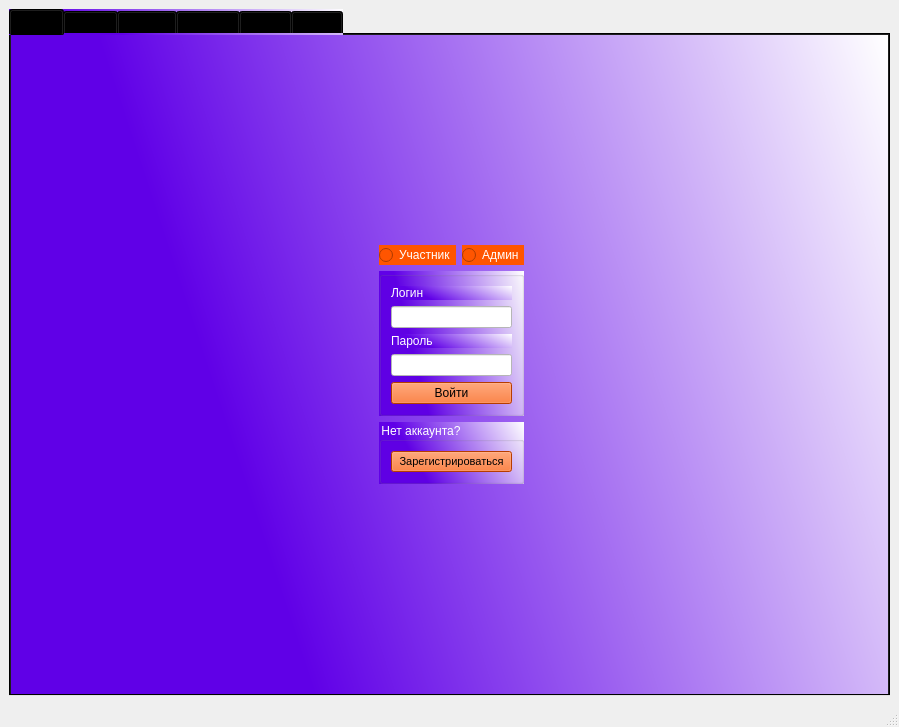
<?xml version="1.0" encoding="UTF-8"?>
<ui version="4.0">
 <class>MainWindow</class>
 <widget class="QMainWindow" name="MainWindow">
  <property name="geometry">
   <rect>
    <x>0</x>
    <y>0</y>
    <width>899</width>
    <height>727</height>
   </rect>
  </property>
  <property name="windowTitle">
   <string>MainWindow</string>
  </property>
  <widget class="QWidget" name="centralwidget">
   <layout class="QGridLayout" name="gridLayout">
    <item row="0" column="1">
     <widget class="QTabWidget" name="tabWidget">
      <property name="styleSheet">
       <string notr="true">background-color: qlineargradient(spread:pad, x1:0.15, y1:0.21, x2:1, y2:0, stop:0 rgba(96, 0, 231, 255), stop:1 rgba(255, 255, 255, 255));</string>
      </property>
      <property name="currentIndex">
       <number>0</number>
      </property>
      <widget class="QWidget" name="tab">
       <attribute name="title">
        <string>Tab 1</string>
       </attribute>
       <layout class="QVBoxLayout" name="verticalLayout_6">
        <item>
         <spacer name="verticalSpacer">
          <property name="orientation">
           <enum>Qt::Vertical</enum>
          </property>
          <property name="sizeHint" stdset="0">
           <size>
            <width>20</width>
            <height>143</height>
           </size>
          </property>
         </spacer>
        </item>
        <item>
         <layout class="QHBoxLayout" name="horizontalLayout_6">
          <item>
           <spacer name="horizontalSpacer_10">
            <property name="orientation">
             <enum>Qt::Horizontal</enum>
            </property>
            <property name="sizeHint" stdset="0">
             <size>
              <width>40</width>
              <height>20</height>
             </size>
            </property>
           </spacer>
          </item>
          <item>
           <layout class="QHBoxLayout" name="horizontalLayout_2">
            <item>
             <spacer name="horizontalSpacer">
              <property name="orientation">
               <enum>Qt::Horizontal</enum>
              </property>
              <property name="sizeHint" stdset="0">
               <size>
                <width>357</width>
                <height>20</height>
               </size>
              </property>
             </spacer>
            </item>
            <item>
             <layout class="QVBoxLayout" name="verticalLayout_4">
              <item>
               <layout class="QHBoxLayout" name="horizontalLayout">
                <item>
                 <widget class="QRadioButton" name="rBPlayer">
                  <property name="styleSheet">
                   <string notr="true">color: rgb(255, 255, 255);
background-color: rgb(255, 85, 0);</string>
                  </property>
                  <property name="text">
                   <string>Участник</string>
                  </property>
                 </widget>
                </item>
                <item>
                 <widget class="QRadioButton" name="rBAdmin">
                  <property name="styleSheet">
                   <string notr="true">color: rgb(255, 255, 255);
background-color: rgb(255, 85, 0);</string>
                  </property>
                  <property name="text">
                   <string>Aдмин</string>
                  </property>
                 </widget>
                </item>
               </layout>
              </item>
              <item>
               <layout class="QVBoxLayout" name="verticalLayout_3">
                <item>
                 <widget class="QGroupBox" name="groupBox">
                  <property name="styleSheet">
                   <string notr="true">background-color: qlineargradient(spread:pad, x1:0.4, y1:0.4, x2:1, y2:0, stop:0 rgba(153, 24, 210, 255), stop:1 rgba(255, 255, 255, 255));
background-color: qlineargradient(spread:pad, x1:0.15, y1:0.21, x2:1, y2:0, stop:0 rgba(96, 0, 231, 255), stop:1 rgba(255, 255, 255, 255));</string>
                  </property>
                  <property name="title">
                   <string/>
                  </property>
                  <layout class="QVBoxLayout" name="verticalLayout">
                   <item>
                    <widget class="QLabel" name="label">
                     <property name="styleSheet">
                      <string notr="true">color: rgb(255, 255, 255);</string>
                     </property>
                     <property name="text">
                      <string>Логин</string>
                     </property>
                    </widget>
                   </item>
                   <item>
                    <widget class="QLineEdit" name="lELogin">
                     <property name="styleSheet">
                      <string notr="true">background-color: rgb(255, 255, 255);</string>
                     </property>
                    </widget>
                   </item>
                   <item>
                    <widget class="QLabel" name="label_2">
                     <property name="styleSheet">
                      <string notr="true">color: rgb(255, 255, 255);</string>
                     </property>
                     <property name="text">
                      <string>Пароль</string>
                     </property>
                    </widget>
                   </item>
                   <item>
                    <widget class="QLineEdit" name="lEPassword">
                     <property name="styleSheet">
                      <string notr="true">background-color: rgb(255, 255, 255);</string>
                     </property>
                     <property name="text">
                      <string/>
                     </property>
                    </widget>
                   </item>
                   <item>
                    <widget class="QPushButton" name="pushButton">
                     <property name="styleSheet">
                      <string notr="true">background-color: rgb(255, 0, 0);
alternate-background-color: rgb(255, 85, 0);
background-color: rgb(255, 85, 0);</string>
                     </property>
                     <property name="text">
                      <string>Войти</string>
                     </property>
                    </widget>
                   </item>
                  </layout>
                 </widget>
                </item>
                <item>
                 <widget class="QGroupBox" name="groupBox_2">
                  <property name="styleSheet">
                   <string notr="true">color: rgb(255, 255, 255);</string>
                  </property>
                  <property name="title">
                   <string>Нет аккаунта?</string>
                  </property>
                  <layout class="QVBoxLayout" name="verticalLayout_2">
                   <item>
                    <widget class="QPushButton" name="pBRegistr">
                     <property name="maximumSize">
                      <size>
                       <width>200</width>
                       <height>16777215</height>
                      </size>
                     </property>
                     <property name="font">
                      <font>
                       <pointsize>8</pointsize>
                      </font>
                     </property>
                     <property name="styleSheet">
                      <string notr="true">background-color: rgb(255, 85, 0);
color: rgb(0, 0, 0);</string>
                     </property>
                     <property name="text">
                      <string>Зарегистрироваться</string>
                     </property>
                    </widget>
                   </item>
                  </layout>
                 </widget>
                </item>
               </layout>
              </item>
             </layout>
            </item>
            <item>
             <spacer name="horizontalSpacer_2">
              <property name="orientation">
               <enum>Qt::Horizontal</enum>
              </property>
              <property name="sizeHint" stdset="0">
               <size>
                <width>353</width>
                <height>17</height>
               </size>
              </property>
             </spacer>
            </item>
           </layout>
          </item>
          <item>
           <spacer name="horizontalSpacer_11">
            <property name="orientation">
             <enum>Qt::Horizontal</enum>
            </property>
            <property name="sizeHint" stdset="0">
             <size>
              <width>40</width>
              <height>20</height>
             </size>
            </property>
           </spacer>
          </item>
         </layout>
        </item>
        <item>
         <spacer name="verticalSpacer_2">
          <property name="orientation">
           <enum>Qt::Vertical</enum>
          </property>
          <property name="sizeHint" stdset="0">
           <size>
            <width>20</width>
            <height>142</height>
           </size>
          </property>
         </spacer>
        </item>
       </layout>
      </widget>
      <widget class="QWidget" name="tab_2">
       <attribute name="title">
        <string>Tab 2</string>
       </attribute>
       <layout class="QVBoxLayout" name="verticalLayout_10">
        <item>
         <layout class="QHBoxLayout" name="horizontalLayout_3">
          <item>
           <spacer name="horizontalSpacer_3">
            <property name="orientation">
             <enum>Qt::Horizontal</enum>
            </property>
            <property name="sizeHint" stdset="0">
             <size>
              <width>40</width>
              <height>20</height>
             </size>
            </property>
           </spacer>
          </item>
          <item>
           <widget class="QGroupBox" name="groupBox_3">
            <property name="minimumSize">
             <size>
              <width>0</width>
              <height>70</height>
             </size>
            </property>
            <property name="styleSheet">
             <string notr="true">background-color: rgb(255, 255, 255);</string>
            </property>
            <property name="title">
             <string>Организаторы</string>
            </property>
            <layout class="QVBoxLayout" name="verticalLayout_5">
             <item>
              <widget class="QTextBrowser" name="textBrowser">
               <property name="minimumSize">
                <size>
                 <width>0</width>
                 <height>40</height>
                </size>
               </property>
               <property name="maximumSize">
                <size>
                 <width>16777215</width>
                 <height>70</height>
                </size>
               </property>
               <property name="html">
                <string>&lt;!DOCTYPE HTML PUBLIC &quot;-//W3C//DTD HTML 4.0//EN&quot; &quot;http://www.w3.org/TR/REC-html40/strict.dtd&quot;&gt;
&lt;html&gt;&lt;head&gt;&lt;meta name=&quot;qrichtext&quot; content=&quot;1&quot; /&gt;&lt;style type=&quot;text/css&quot;&gt;
p, li { white-space: pre-wrap; }
&lt;/style&gt;&lt;/head&gt;&lt;body style=&quot; font-family:'Verdana'; font-size:10pt; font-weight:400; font-style:normal;&quot;&gt;
&lt;p align=&quot;center&quot; style=&quot; margin-top:12px; margin-bottom:12px; margin-left:0px; margin-right:0px; -qt-block-indent:0; text-indent:0px;&quot;&gt;&lt;span style=&quot; font-family:'MS Shell Dlg 2'; font-size:7.8pt; font-weight:600; color:#aaaaff;&quot;&gt;Здесь вы можете найти найти или добавить организатора&lt;/span&gt;&lt;/p&gt;&lt;/body&gt;&lt;/html&gt;</string>
               </property>
              </widget>
             </item>
             <item>
              <widget class="QPushButton" name="pushButtonEXPERT">
               <property name="styleSheet">
                <string notr="true">background-color: rgb(255, 85, 0);</string>
               </property>
               <property name="text">
                <string>Перейти к организаторам</string>
               </property>
              </widget>
             </item>
            </layout>
           </widget>
          </item>
          <item>
           <spacer name="horizontalSpacer_5">
            <property name="orientation">
             <enum>Qt::Horizontal</enum>
            </property>
            <property name="sizeHint" stdset="0">
             <size>
              <width>40</width>
              <height>20</height>
             </size>
            </property>
           </spacer>
          </item>
          <item>
           <widget class="QGroupBox" name="groupBox_4">
            <property name="minimumSize">
             <size>
              <width>0</width>
              <height>70</height>
             </size>
            </property>
            <property name="styleSheet">
             <string notr="true">background-color: rgb(255, 255, 255);</string>
            </property>
            <property name="title">
             <string>Соревнования</string>
            </property>
            <layout class="QVBoxLayout" name="verticalLayout_7">
             <item>
              <widget class="QTextBrowser" name="textBrowser_2">
               <property name="minimumSize">
                <size>
                 <width>0</width>
                 <height>40</height>
                </size>
               </property>
               <property name="maximumSize">
                <size>
                 <width>16777215</width>
                 <height>70</height>
                </size>
               </property>
               <property name="html">
                <string>&lt;!DOCTYPE HTML PUBLIC &quot;-//W3C//DTD HTML 4.0//EN&quot; &quot;http://www.w3.org/TR/REC-html40/strict.dtd&quot;&gt;
&lt;html&gt;&lt;head&gt;&lt;meta name=&quot;qrichtext&quot; content=&quot;1&quot; /&gt;&lt;style type=&quot;text/css&quot;&gt;
p, li { white-space: pre-wrap; }
&lt;/style&gt;&lt;/head&gt;&lt;body style=&quot; font-family:'Verdana'; font-size:10pt; font-weight:400; font-style:normal;&quot;&gt;
&lt;p align=&quot;center&quot; style=&quot; margin-top:12px; margin-bottom:12px; margin-left:0px; margin-right:0px; -qt-block-indent:0; text-indent:0px;&quot;&gt;&lt;span style=&quot; font-family:'MS Shell Dlg 2'; font-size:7.8pt; font-weight:600; color:#aaaaff;&quot;&gt;Здесь вы можете создать новое соревнование или отредактировать его&lt;/span&gt;&lt;/p&gt;&lt;/body&gt;&lt;/html&gt;</string>
               </property>
              </widget>
             </item>
             <item>
              <widget class="QPushButton" name="pushButtonPORJIEKT">
               <property name="styleSheet">
                <string notr="true">background-color: rgb(255, 85, 0);</string>
               </property>
               <property name="text">
                <string>Перейти к соревнованиям</string>
               </property>
              </widget>
             </item>
            </layout>
           </widget>
          </item>
          <item>
           <spacer name="horizontalSpacer_4">
            <property name="orientation">
             <enum>Qt::Horizontal</enum>
            </property>
            <property name="sizeHint" stdset="0">
             <size>
              <width>40</width>
              <height>20</height>
             </size>
            </property>
           </spacer>
          </item>
         </layout>
        </item>
        <item>
         <layout class="QHBoxLayout" name="horizontalLayout_4">
          <item>
           <spacer name="horizontalSpacer_6">
            <property name="orientation">
             <enum>Qt::Horizontal</enum>
            </property>
            <property name="sizeHint" stdset="0">
             <size>
              <width>40</width>
              <height>20</height>
             </size>
            </property>
           </spacer>
          </item>
          <item>
           <widget class="QGroupBox" name="groupBox_5">
            <property name="minimumSize">
             <size>
              <width>0</width>
              <height>70</height>
             </size>
            </property>
            <property name="styleSheet">
             <string notr="true">background-color: rgb(255, 255, 255);</string>
            </property>
            <property name="title">
             <string>Участники</string>
            </property>
            <layout class="QVBoxLayout" name="verticalLayout_8">
             <item>
              <widget class="QTextBrowser" name="textBrowser_3">
               <property name="minimumSize">
                <size>
                 <width>0</width>
                 <height>40</height>
                </size>
               </property>
               <property name="maximumSize">
                <size>
                 <width>16777215</width>
                 <height>70</height>
                </size>
               </property>
               <property name="html">
                <string>&lt;!DOCTYPE HTML PUBLIC &quot;-//W3C//DTD HTML 4.0//EN&quot; &quot;http://www.w3.org/TR/REC-html40/strict.dtd&quot;&gt;
&lt;html&gt;&lt;head&gt;&lt;meta name=&quot;qrichtext&quot; content=&quot;1&quot; /&gt;&lt;style type=&quot;text/css&quot;&gt;
p, li { white-space: pre-wrap; }
&lt;/style&gt;&lt;/head&gt;&lt;body style=&quot; font-family:'Verdana'; font-size:10pt; font-weight:400; font-style:normal;&quot;&gt;
&lt;p align=&quot;center&quot; style=&quot; margin-top:12px; margin-bottom:12px; margin-left:0px; margin-right:0px; -qt-block-indent:0; text-indent:0px;&quot;&gt;&lt;span style=&quot; font-family:'MS Shell Dlg 2'; font-size:7.8pt; font-weight:600; color:#aaaaff;&quot;&gt;Здесь вы можете добавить или удалить участника&lt;/span&gt;&lt;/p&gt;&lt;/body&gt;&lt;/html&gt;</string>
               </property>
              </widget>
             </item>
             <item>
              <widget class="QPushButton" name="pushButtonParty">
               <property name="styleSheet">
                <string notr="true">background-color: rgb(255, 85, 0);</string>
               </property>
               <property name="text">
                <string>Перейти к участникам</string>
               </property>
              </widget>
             </item>
            </layout>
           </widget>
          </item>
          <item>
           <spacer name="horizontalSpacer_7">
            <property name="orientation">
             <enum>Qt::Horizontal</enum>
            </property>
            <property name="sizeHint" stdset="0">
             <size>
              <width>40</width>
              <height>20</height>
             </size>
            </property>
           </spacer>
          </item>
          <item>
           <widget class="QGroupBox" name="groupBox_6">
            <property name="minimumSize">
             <size>
              <width>0</width>
              <height>70</height>
             </size>
            </property>
            <property name="styleSheet">
             <string notr="true">background-color: rgb(255, 255, 255);</string>
            </property>
            <property name="title">
             <string>Справочные данные</string>
            </property>
            <layout class="QVBoxLayout" name="verticalLayout_9">
             <item>
              <widget class="QTextBrowser" name="textBrowser_4">
               <property name="minimumSize">
                <size>
                 <width>0</width>
                 <height>40</height>
                </size>
               </property>
               <property name="maximumSize">
                <size>
                 <width>16777215</width>
                 <height>70</height>
                </size>
               </property>
               <property name="html">
                <string>&lt;!DOCTYPE HTML PUBLIC &quot;-//W3C//DTD HTML 4.0//EN&quot; &quot;http://www.w3.org/TR/REC-html40/strict.dtd&quot;&gt;
&lt;html&gt;&lt;head&gt;&lt;meta name=&quot;qrichtext&quot; content=&quot;1&quot; /&gt;&lt;style type=&quot;text/css&quot;&gt;
p, li { white-space: pre-wrap; }
&lt;/style&gt;&lt;/head&gt;&lt;body style=&quot; font-family:'Verdana'; font-size:10pt; font-weight:400; font-style:normal;&quot;&gt;
&lt;p align=&quot;center&quot; style=&quot; margin-top:12px; margin-bottom:12px; margin-left:0px; margin-right:0px; -qt-block-indent:0; text-indent:0px;&quot;&gt;&lt;span style=&quot; font-family:'MS Shell Dlg 2'; font-size:7.8pt;&quot;&gt;Здесь вы найдете ответы на вопросы&lt;/span&gt;&lt;/p&gt;&lt;/body&gt;&lt;/html&gt;</string>
               </property>
              </widget>
             </item>
             <item>
              <widget class="QPushButton" name="pushButtonHelpData">
               <property name="styleSheet">
                <string notr="true">background-color: rgb(255, 85, 0);</string>
               </property>
               <property name="text">
                <string>Перейти к справке</string>
               </property>
              </widget>
             </item>
            </layout>
           </widget>
          </item>
          <item>
           <spacer name="horizontalSpacer_8">
            <property name="orientation">
             <enum>Qt::Horizontal</enum>
            </property>
            <property name="sizeHint" stdset="0">
             <size>
              <width>40</width>
              <height>20</height>
             </size>
            </property>
           </spacer>
          </item>
         </layout>
        </item>
        <item>
         <layout class="QHBoxLayout" name="horizontalLayout_5">
          <item>
           <spacer name="horizontalSpacer_9">
            <property name="orientation">
             <enum>Qt::Horizontal</enum>
            </property>
            <property name="sizeHint" stdset="0">
             <size>
              <width>40</width>
              <height>20</height>
             </size>
            </property>
           </spacer>
          </item>
          <item>
           <widget class="QPushButton" name="pushButton_3">
            <property name="text">
             <string>Выйти</string>
            </property>
           </widget>
          </item>
         </layout>
        </item>
       </layout>
      </widget>
      <widget class="QWidget" name="tab_3">
       <attribute name="title">
        <string>expert</string>
       </attribute>
       <widget class="QLabel" name="label_3">
        <property name="geometry">
         <rect>
          <x>30</x>
          <y>10</y>
          <width>441</width>
          <height>16</height>
         </rect>
        </property>
        <property name="text">
         <string>Вызашли под профилем &quot;организатор&quot;</string>
        </property>
       </widget>
       <widget class="QPushButton" name="pushButton_2">
        <property name="geometry">
         <rect>
          <x>760</x>
          <y>550</y>
          <width>93</width>
          <height>28</height>
         </rect>
        </property>
        <property name="styleSheet">
         <string notr="true">background-color: rgb(255, 85, 0);</string>
        </property>
        <property name="text">
         <string>Назад</string>
        </property>
       </widget>
      </widget>
      <widget class="QWidget" name="tab_4">
       <attribute name="title">
        <string>Project</string>
       </attribute>
       <layout class="QVBoxLayout" name="verticalLayout_11">
        <item>
         <layout class="QHBoxLayout" name="horizontalLayout_7">
          <item>
           <widget class="QLabel" name="label_4">
            <property name="text">
             <string>Соревнования</string>
            </property>
           </widget>
          </item>
          <item>
           <widget class="QPushButton" name="pushButton_4">
            <property name="styleSheet">
             <string notr="true">background-color: rgb(255, 85, 0);</string>
            </property>
            <property name="text">
             <string>Вывод на экран</string>
            </property>
            <property name="icon">
             <iconset>
              <normaloff>multimedia-play-button-symbol-on-monitor-screen_icon-icons.com_74111.png</normaloff>multimedia-play-button-symbol-on-monitor-screen_icon-icons.com_74111.png</iconset>
            </property>
           </widget>
          </item>
         </layout>
        </item>
        <item>
         <widget class="QTableView" name="tableView"/>
        </item>
        <item>
         <layout class="QHBoxLayout" name="horizontalLayout_9">
          <item>
           <spacer name="horizontalSpacer_12">
            <property name="orientation">
             <enum>Qt::Horizontal</enum>
            </property>
            <property name="sizeHint" stdset="0">
             <size>
              <width>40</width>
              <height>20</height>
             </size>
            </property>
           </spacer>
          </item>
          <item>
           <widget class="QPushButton" name="pushButtonBackPro">
            <property name="styleSheet">
             <string notr="true">background-color: rgb(255, 85, 0);</string>
            </property>
            <property name="text">
             <string>Назад</string>
            </property>
           </widget>
          </item>
         </layout>
        </item>
       </layout>
      </widget>
      <widget class="QWidget" name="tab_5">
       <attribute name="title">
        <string>Party</string>
       </attribute>
       <layout class="QVBoxLayout" name="verticalLayout_12">
        <item>
         <widget class="QLabel" name="label_5">
          <property name="text">
           <string>Участники</string>
          </property>
         </widget>
        </item>
        <item>
         <widget class="QTableView" name="tableView_2"/>
        </item>
        <item>
         <layout class="QHBoxLayout" name="horizontalLayout_8">
          <item>
           <spacer name="horizontalSpacer_13">
            <property name="orientation">
             <enum>Qt::Horizontal</enum>
            </property>
            <property name="sizeHint" stdset="0">
             <size>
              <width>40</width>
              <height>20</height>
             </size>
            </property>
           </spacer>
          </item>
          <item>
           <widget class="QPushButton" name="pushButtonBackProParty">
            <property name="styleSheet">
             <string notr="true">background-color: rgb(255, 85, 0);</string>
            </property>
            <property name="text">
             <string>Назад</string>
            </property>
           </widget>
          </item>
         </layout>
        </item>
       </layout>
      </widget>
      <widget class="QWidget" name="tab_6">
       <attribute name="title">
        <string>HE:P</string>
       </attribute>
       <widget class="QLabel" name="label_6">
        <property name="geometry">
         <rect>
          <x>40</x>
          <y>20</y>
          <width>321</width>
          <height>16</height>
         </rect>
        </property>
        <property name="text">
         <string>Справка</string>
        </property>
       </widget>
       <widget class="QPushButton" name="pushButtonBackHelp">
        <property name="geometry">
         <rect>
          <x>690</x>
          <y>520</y>
          <width>93</width>
          <height>28</height>
         </rect>
        </property>
        <property name="styleSheet">
         <string notr="true">background-color: rgb(255, 85, 0);</string>
        </property>
        <property name="text">
         <string>Назад</string>
        </property>
       </widget>
      </widget>
     </widget>
    </item>
   </layout>
  </widget>
  <widget class="QMenuBar" name="menubar">
   <property name="geometry">
    <rect>
     <x>0</x>
     <y>0</y>
     <width>899</width>
     <height>32</height>
    </rect>
   </property>
  </widget>
  <widget class="QStatusBar" name="statusbar"/>
 </widget>
 <resources/>
 <connections/>
</ui>
